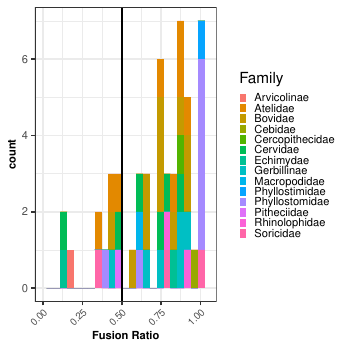

The R source for this figure:
#### LIBRARY ####
library(viridis)
library(ggplot2)

#### LOAD DATA ####
dat <- read.csv("Sex Chromosome Fusion Data.csv")
dat$Family[which(dat$Family == "Phy lostimidae")] <- "Phyllostimidae"
dat$fusind <- dat$fused.index/dat$total.autosomes

#### PLOT ####
fusedIndexHist <- ggplot(dat, aes(x=fusind, fill=Family)) + geom_histogram(bins=25) +
  theme_bw() + labs(x="Fusion Ratio") + 
  geom_vline(xintercept = .5) +
  xlim(0,1.05) + 
  theme(axis.text.x = element_text(size = 7,angle=45,vjust=1,hjust=1),
        axis.text.y = element_text(size = 7.5),
        axis.title = element_text(face = "bold",
                                  size = 7.5),
        legend.text = element_text(size=7.5),
        legend.key.height= unit(0.075,"inch"),
        legend.key.width = unit(0.075,"inch"))

#hist(dat$fused.index/dat$total.autosomes)

#### SAVE ####
ggsave(fusedIndexHist,
       filename = paste0("./figS2.pdf"),
       width = 3.5,
       height = 3.5,
       units = "in")
ggsave(fusedIndexHist,
       filename = paste0("./figS2.jpg"),
       width = 3.5,
       height = 3.5,
       units = "in")

